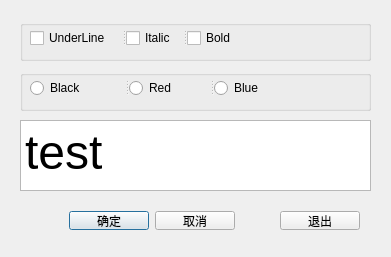
<?xml version="1.0" encoding="UTF-8"?>
<ui version="4.0">
 <class>QWDialog</class>
 <widget class="QDialog" name="QWDialog">
  <property name="geometry">
   <rect>
    <x>0</x>
    <y>0</y>
    <width>391</width>
    <height>257</height>
   </rect>
  </property>
  <property name="windowTitle">
   <string>QDialog</string>
  </property>
  <widget class="QGroupBox" name="groupBox_2">
   <property name="geometry">
    <rect>
     <x>20</x>
     <y>20</y>
     <width>351</width>
     <height>41</height>
    </rect>
   </property>
   <property name="title">
    <string/>
   </property>
   <widget class="QSplitter" name="splitter">
    <property name="geometry">
     <rect>
      <x>10</x>
      <y>10</y>
      <width>213</width>
      <height>16</height>
     </rect>
    </property>
    <property name="orientation">
     <enum>Qt::Horizontal</enum>
    </property>
    <widget class="QCheckBox" name="cbUnder">
     <property name="text">
      <string>UnderLine</string>
     </property>
    </widget>
    <widget class="QCheckBox" name="cbItalic">
     <property name="text">
      <string>Italic</string>
     </property>
    </widget>
    <widget class="QCheckBox" name="cbBold">
     <property name="text">
      <string>Bold</string>
     </property>
    </widget>
   </widget>
  </widget>
  <widget class="QGroupBox" name="groupBox_3">
   <property name="geometry">
    <rect>
     <x>20</x>
     <y>70</y>
     <width>351</width>
     <height>41</height>
    </rect>
   </property>
   <property name="title">
    <string/>
   </property>
   <widget class="QSplitter" name="splitter_2">
    <property name="geometry">
     <rect>
      <x>10</x>
      <y>10</y>
      <width>267</width>
      <height>16</height>
     </rect>
    </property>
    <property name="orientation">
     <enum>Qt::Horizontal</enum>
    </property>
    <widget class="QRadioButton" name="rbBlack">
     <property name="text">
      <string>Black</string>
     </property>
    </widget>
    <widget class="QRadioButton" name="rbRed">
     <property name="text">
      <string>Red</string>
     </property>
    </widget>
    <widget class="QRadioButton" name="rbBlue">
     <property name="text">
      <string>Blue</string>
     </property>
    </widget>
   </widget>
  </widget>
  <widget class="QTextEdit" name="txtEdit">
   <property name="geometry">
    <rect>
     <x>20</x>
     <y>120</y>
     <width>351</width>
     <height>71</height>
    </rect>
   </property>
   <property name="html">
    <string>&lt;!DOCTYPE HTML PUBLIC &quot;-//W3C//DTD HTML 4.0//EN&quot; &quot;http://www.w3.org/TR/REC-html40/strict.dtd&quot;&gt;
&lt;html&gt;&lt;head&gt;&lt;meta name=&quot;qrichtext&quot; content=&quot;1&quot; /&gt;&lt;style type=&quot;text/css&quot;&gt;
p, li { white-space: pre-wrap; }
&lt;/style&gt;&lt;/head&gt;&lt;body style=&quot; font-family:'SimSun'; font-size:9pt; font-weight:400; font-style:normal;&quot;&gt;
&lt;p style=&quot; margin-top:0px; margin-bottom:0px; margin-left:0px; margin-right:0px; -qt-block-indent:0; text-indent:0px;&quot;&gt;&lt;span style=&quot; font-family:'Times New Roman'; font-size:36pt;&quot;&gt;test&lt;/span&gt;&lt;/p&gt;&lt;/body&gt;&lt;/html&gt;</string>
   </property>
  </widget>
  <widget class="QWidget" name="horizontalLayoutWidget">
   <property name="geometry">
    <rect>
     <x>20</x>
     <y>200</y>
     <width>351</width>
     <height>41</height>
    </rect>
   </property>
   <layout class="QHBoxLayout" name="horizontalLayout">
    <item>
     <spacer name="horizontalSpacer_2">
      <property name="orientation">
       <enum>Qt::Horizontal</enum>
      </property>
      <property name="sizeHint" stdset="0">
       <size>
        <width>40</width>
        <height>20</height>
       </size>
      </property>
     </spacer>
    </item>
    <item>
     <widget class="QPushButton" name="btnOK">
      <property name="text">
       <string>确定</string>
      </property>
     </widget>
    </item>
    <item>
     <widget class="QPushButton" name="btnCancel">
      <property name="text">
       <string>取消</string>
      </property>
     </widget>
    </item>
    <item>
     <spacer name="horizontalSpacer">
      <property name="orientation">
       <enum>Qt::Horizontal</enum>
      </property>
      <property name="sizeHint" stdset="0">
       <size>
        <width>40</width>
        <height>20</height>
       </size>
      </property>
     </spacer>
    </item>
    <item>
     <widget class="QPushButton" name="btnExit">
      <property name="text">
       <string>退出</string>
      </property>
     </widget>
    </item>
   </layout>
  </widget>
 </widget>
 <layoutdefault spacing="6" margin="11"/>
 <tabstops>
  <tabstop>cbUnder</tabstop>
  <tabstop>cbItalic</tabstop>
  <tabstop>cbBold</tabstop>
  <tabstop>rbBlack</tabstop>
  <tabstop>rbRed</tabstop>
  <tabstop>rbBlue</tabstop>
  <tabstop>txtEdit</tabstop>
  <tabstop>btnOK</tabstop>
  <tabstop>btnCancel</tabstop>
  <tabstop>btnExit</tabstop>
 </tabstops>
 <resources/>
 <connections>
  <connection>
   <sender>btnOK</sender>
   <signal>clicked()</signal>
   <receiver>QWDialog</receiver>
   <slot>accept()</slot>
   <hints>
    <hint type="sourcelabel">
     <x>120</x>
     <y>216</y>
    </hint>
    <hint type="destinationlabel">
     <x>42</x>
     <y>220</y>
    </hint>
   </hints>
  </connection>
  <connection>
   <sender>btnCancel</sender>
   <signal>clicked()</signal>
   <receiver>QWDialog</receiver>
   <slot>reject()</slot>
   <hints>
    <hint type="sourcelabel">
     <x>226</x>
     <y>222</y>
    </hint>
    <hint type="destinationlabel">
     <x>259</x>
     <y>217</y>
    </hint>
   </hints>
  </connection>
 </connections>
</ui>
